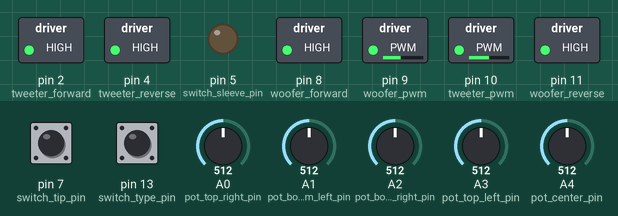
This sketch was run on a simulated Arduino Uno, built with avr-gcc and run on an emulated ATmega328P. Parts: switched loads named in the sketch (green lamp = pin HIGH), output pins drawn as LEDs (lit = HIGH). The test bench sets the inputs (shaded band); at power-on: A3 (pot_top_left_pin) = 512, pin 7 (switch_tip_pin) HIGH, A1 (pot_bottom_left_pin) = 512, pin 13 (switch_type_pin) HIGH, A0 (pot_top_right_pin) = 512, A2 (pot_bottom_right_pin) = 512, A4 (pot_center_pin) = 512.

Above: at 2.4 s.
2.5 s: A3 (pot_top_left_pin) set to 306
At 2.67 s:
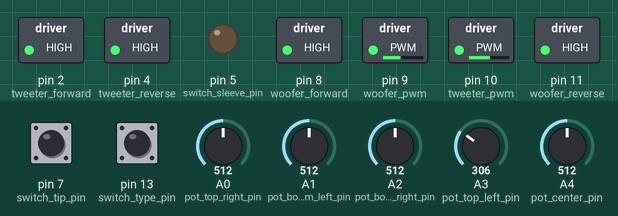
4.3 s: pin 7 (switch_tip_pin) pulled LOW for 0.15 s
At 4.9 s:
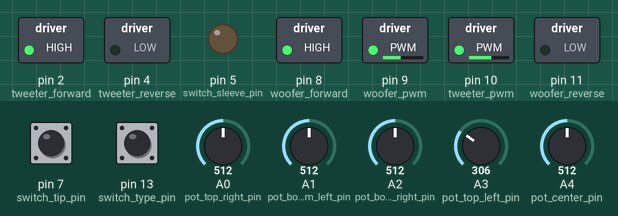
6.5 s: A1 (pot_bottom_left_pin) set to 370
At 7.1 s:
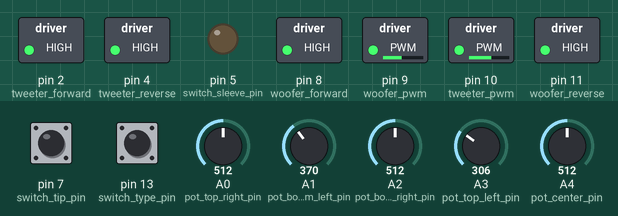
8.0 s: A3 (pot_top_left_pin) set to 660
At 8.16 s:
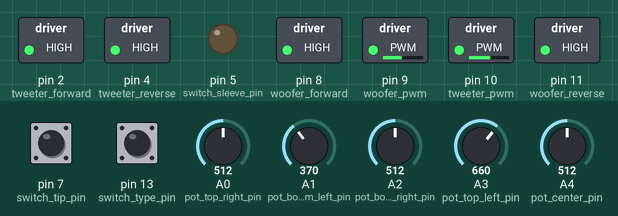
10.1 s: pin 7 (switch_tip_pin) pulled LOW for 1 s
At 11.6 s:
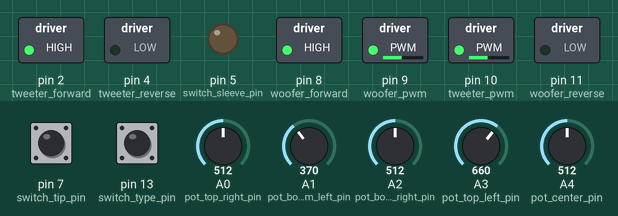
13.2 s: pin 7 (switch_tip_pin) pulled LOW for 3.2 s
At 17.3 s:
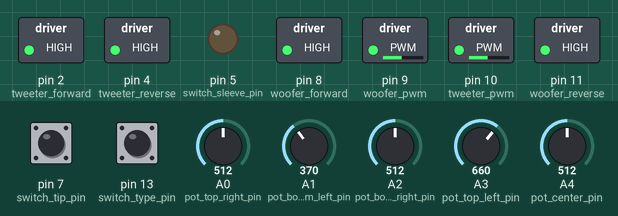
Timing chart, 0 to 18.8 s (numbered marks = the images above; inputs shaded):
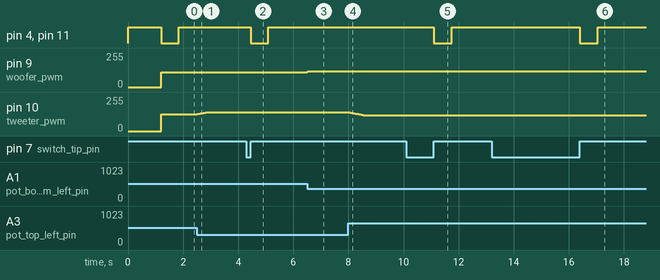

The sketch:

leslie_speaker.ino
```cpp
#include <Servo.h>
// you have to add the timerone library to the arduino project when compiling
#include <TimerOne.h>

//#define USE_SERIAL

#define TWEETER_MIN 370
#define TWEETER_MAX 650
#define TWEETER_RANGE (TWEETER_MAX - TWEETER_MIN)

#define WOOFER_MIN 380
#define WOOFER_MAX 520
#define WOOFER_RANGE (WOOFER_MAX - WOOFER_MIN)

#define TRANSITION_MIN_SPEED 0
#define TRANSITION_MAX_SPEED 1023
#define TRANSITION_RANGE (TRANSITION_MAX_SPEED - TRANSITION_MIN_SPEED)

#define ADC_MIN 0
#define ADC_MAX 1024
#define ADC_RANGE (ADC_MAX - ADC_MIN)
#define ADC_FLEX 5

#define PWM_MIN 1
#define PWM_MAX 1023

#define TWEETER_UPDATE_DELAY 25
#define WOOFER_UPDATE_DELAY 10
#define TWEETER_TRANSITION_RATIO 200
#define WOOFER_TRANSITION_RATIO 50
#define WOOFER_MAX_SPEEDUP 200

#define SWITCH_POLARITY 1 // 0 is normally open, 1 is normally closed

#ifdef USE_SERIAL
#define MOTOR_OFF_COUNT 3
#else
#define MOTOR_OFF_COUNT 850
#endif

int switch_tip_pin = 7;
int switch_ring_pin = 6;
int switch_sleeve_pin = 5;
int tip_temp;
int switch_tip_value = -1;
int ring_temp;
int switch_ring_value = -1;
int sleeve_temp;
int switch_sleeve_value = -1;

int tweeter_reverse = 4;
int tweeter_pwm = 10;
int tweeter_forward = 2;
int woofer_reverse = 11;
int woofer_pwm = 9;
int woofer_forward = 8;

int pot_top_right_pin = A0;
int pot_bottom_left_pin = A1;
int pot_bottom_right_pin = A2;
int pot_top_left_pin = A3;
int pot_center_pin = A4;

int pot_top_left_value = (-1 - ADC_FLEX);
int pot_top_right_value = (-1 - ADC_FLEX);
int pot_bottom_left_value = (-1 - ADC_FLEX);
int pot_bottom_right_value = (-1 - ADC_FLEX);
int pot_center_value = (-1 - ADC_FLEX);
int tl_temp;
int tr_temp;
int bl_temp;
int br_temp;
int c_temp;
int adc_temp;

int tweeter_speed = TWEETER_MIN;
int woofer_speed = WOOFER_MIN;
int current_tweeter_speed = TWEETER_MIN;
int current_woofer_speed = WOOFER_MIN;
int transition_speed = TRANSITION_MIN_SPEED;
int tweeter_transition_speed = TRANSITION_MIN_SPEED;
int woofer_transition_speed = TRANSITION_MIN_SPEED;
int ramp_down;

int switch_type_pin = 13;
int switch_temp = 0;
int switch_type_value = -1;

int motor_off_counter = 0;

int update_speed;
int ramp_to_max;

void print_data(void);
void update_adc_values(void);
void set_motor_speed(void);

void set_tweeter_float(void);
void set_tweeter_forward(void);
void set_tweeter_reverse(void);

void set_woofer_float(void);
void set_woofer_forward(void);
void set_woofer_reverse(void);

int motors_on = 1;
int speed_select = 0;

int tweeter_update_count = 0;
int woofer_update_count = 0;

void setup() {
  // put your setup code here, to run once:

  pinMode(tweeter_forward, OUTPUT);
  pinMode(tweeter_reverse, OUTPUT);
  pinMode(tweeter_pwm, OUTPUT);

  pinMode(woofer_forward, OUTPUT);
  pinMode(woofer_reverse, OUTPUT);
  pinMode(woofer_pwm, OUTPUT);

  pinMode(pot_top_right_pin, INPUT);
  pinMode(pot_bottom_left_pin, INPUT);
  pinMode(pot_bottom_right_pin, INPUT);
  pinMode(pot_top_left_pin, INPUT);
  pinMode(pot_center_pin, INPUT);

  pinMode(switch_type_pin, INPUT_PULLUP);

  pinMode(switch_tip_pin, INPUT_PULLUP);
  pinMode(switch_ring_pin, INPUT_PULLUP);
  pinMode(switch_sleeve_pin, OUTPUT);

  set_tweeter_float();
  set_woofer_float();

  Timer1.initialize(100);  //100us = 10khz

  update_adc(); // do initial read to start
  delay(1000); // wait for adc to init

  get_switch_type();
  get_switch_setting();
  update_adc();
  get_motor_speed();

  current_tweeter_speed = tweeter_speed;
  current_woofer_speed = woofer_speed;
  update_speed = 0;
  ramp_to_max = 0;
  set_motor_speed();

  #ifdef USE_SERIAL
  Serial.begin(9600);

  while (!Serial) {
    ; // wait for serial port to connect. Needed for native USB port only
  }
  Serial.print("Leslie Speaker\n");
  #endif

}

void loop() {
  // put your main code here, to run repeatedly:

  get_switch_type();
  get_switch_setting();
  update_adc();
  get_motor_speed();
  set_motor_speed();

  #ifdef USE_SERIAL
  print_data();
  #else
  //delay(50);
  #endif
}

void get_switch_type(void){
  switch_temp = digitalRead(switch_type_pin);
  switch_temp = !switch_temp; // invert cause it's pulled up when open, pulled down when connected
  if(switch_temp != switch_type_value){
    switch_type_value = switch_temp;
    if(switch_type_value){
      // trs switch

      // currently doing sleeve as "common"
      // switch will be:
      // "open" - meaning motors off
      // "speed 1" - ts
      // "speed 2" - rs

      pinMode(switch_tip_pin, INPUT_PULLUP);
      pinMode(switch_ring_pin, INPUT_PULLUP);
      pinMode(switch_sleeve_pin, OUTPUT);

      //digitalWrite(switch_tip_pin,0);
      //digitalWrite(switch_ring_pin,0);
      digitalWrite(switch_sleeve_pin, 0);
    } else {
      // ts switch

      // switch will be:
      // "open" - meaning keep previous setting
      // "closed" - change speed (turn motors on if they are off)
      // "closed held for period of time" - turn off motors

      pinMode(switch_tip_pin, INPUT_PULLUP);
      pinMode(switch_ring_pin, INPUT_PULLUP);
      pinMode(switch_sleeve_pin, OUTPUT);

      //digitalWrite(switch_tip_pin,0);
      //digitalWrite(switch_ring_pin,0);
      digitalWrite(switch_sleeve_pin, 0);
    }
    delay(200);
  }
}

void get_switch_setting(void){
  if(switch_type_value){
    // trs switch
    tip_temp = digitalRead(switch_tip_pin);
    ring_temp = digitalRead(switch_ring_pin);
    //sleeve_temp = digitalRead(switch_sleeve_pin);

    if((tip_temp != switch_tip_value) || (ring_temp != switch_ring_value)){
      switch_tip_value = tip_temp;
      switch_ring_value = ring_temp;
      if((switch_tip_value == 1) && (switch_ring_value == 1)){
        speed_select = 0;
        motors_on = 0;
      } else {
        motors_on = 1;
        update_speed = 1;
        // speed 1 speed off ts closure
        if(switch_tip_value == 0){
          speed_select = 1;
        } else {
          speed_select = 0;
        }
      }
    }
  } else {
    // ts switch
    tip_temp = digitalRead(switch_tip_pin);
    //ring_temp = digitalRead(switch_ring_pin);
    //sleeve_temp = digitalRead(switch_sleeve_pin);

    if(tip_temp != switch_tip_value){
      switch_tip_value = tip_temp;
      switch_ring_value = ring_temp;
      if(switch_tip_value == SWITCH_POLARITY){
        motor_off_counter = 0;
        update_speed = 1;
        if(motors_on == 0){
          motors_on = 1;
        } else {
          speed_select = !speed_select;
        }
      }
    }

    // continue incrementing counter as long as switch is held
    if(switch_tip_value == SWITCH_POLARITY){
      motor_off_counter = motor_off_counter + 1;
    }
  }

  if(update_speed){
    tweeter_update_count = 0;
    woofer_update_count = 0;
  } else {
    if(tweeter_update_count > TWEETER_UPDATE_DELAY){
      tweeter_update_count = 0;
    }
    if(woofer_update_count > WOOFER_UPDATE_DELAY){
      woofer_update_count = 0;
    }
  }

  ramp_to_max = update_speed;
  if(motor_off_counter > MOTOR_OFF_COUNT){
    motor_off_counter = 0;
    speed_select = 0;
    motors_on = 0;
  }
}

void update_adc(void){
  tl_temp = analogRead(pot_top_left_pin);
  tr_temp = analogRead(pot_top_right_pin);
  bl_temp = analogRead(pot_bottom_left_pin);
  br_temp = analogRead(pot_bottom_right_pin);
  c_temp = analogRead(pot_center_pin);

  pot_top_left_value = ADC_MAX - tl_temp;
  pot_top_right_value = ADC_MAX - tr_temp;
  pot_bottom_left_value = ADC_MAX - bl_temp;
  pot_bottom_right_value = ADC_MAX - br_temp;
  pot_center_value = ADC_MAX - c_temp;
}

void get_motor_speed(void){
  if(speed_select){
    tweeter_speed = TWEETER_MIN + (((long int) TWEETER_RANGE * pot_top_right_value) / ADC_MAX);
    woofer_speed = WOOFER_MIN + (((long int) WOOFER_RANGE * pot_bottom_right_value) / ADC_MAX);
  } else {
    tweeter_speed = TWEETER_MIN + (((long int) TWEETER_RANGE * pot_top_left_value) / ADC_MAX);
    woofer_speed = WOOFER_MIN + (((long int) WOOFER_RANGE * pot_bottom_left_value) / ADC_MAX);
  }

  tweeter_transition_speed = 1 + TRANSITION_MIN_SPEED + ((((long int) TRANSITION_RANGE * pot_center_value) / ADC_MAX) / TWEETER_TRANSITION_RATIO);

  ramp_down = (pot_center_value > (ADC_MAX/2));
  if(ramp_down){
    woofer_transition_speed = 1 + TRANSITION_MIN_SPEED + ((((long int) TRANSITION_RANGE * (ADC_MAX - pot_center_value)) / ADC_MAX) / WOOFER_TRANSITION_RATIO);
  } else {
    woofer_transition_speed = 1 + TRANSITION_MIN_SPEED + ((((long int) TRANSITION_RANGE * pot_center_value) / ADC_MAX) / WOOFER_TRANSITION_RATIO);
  }
}

void set_motor_speed(void){
  if(update_speed){
    update_speed = 0;
    if(ramp_down){
      if(woofer_speed > current_woofer_speed){
        ramp_to_max = 1;
      }
      else {
        ramp_to_max = 0;
      }
    } else {
      ramp_to_max = 0;
    }
  }

  if(tweeter_update_count == 0){
    if(current_tweeter_speed != tweeter_speed){
      if(current_tweeter_speed < tweeter_speed){
        if(((long int) current_tweeter_speed + tweeter_transition_speed) > tweeter_speed){
          current_tweeter_speed = tweeter_speed;
        } else {
          current_tweeter_speed = current_tweeter_speed + tweeter_transition_speed;
        }
      } else {
        if(current_tweeter_speed < ((long int) tweeter_speed + tweeter_transition_speed)){
          current_tweeter_speed = tweeter_speed;
        } else {
          current_tweeter_speed = current_tweeter_speed - tweeter_transition_speed;
        }
      }
    }
  }

  if(ramp_to_max || (woofer_update_count == 0)){
    if(ramp_to_max){
      if(current_woofer_speed < PWM_MAX){
        if(woofer_transition_speed > WOOFER_MAX_SPEEDUP){
          current_woofer_speed = current_woofer_speed + 1;
        } else {
          current_woofer_speed = current_woofer_speed + 1 + (WOOFER_MAX_SPEEDUP - woofer_transition_speed);
        }
      } else {
        ramp_to_max = 0;
      }
    } else {
      if(current_woofer_speed != woofer_speed){
        if(current_woofer_speed < woofer_speed){
          if(((long int) current_woofer_speed + woofer_transition_speed) > woofer_speed){
            current_woofer_speed = woofer_speed;
          } else {
            current_woofer_speed = current_woofer_speed + woofer_transition_speed;
          }
        } else {
          if(current_woofer_speed < ((long int) woofer_speed + woofer_transition_speed)){
            current_woofer_speed = woofer_speed;
          } else {
            current_woofer_speed = current_woofer_speed - woofer_transition_speed;
          }
        }
      }
    }
  }

  tweeter_update_count = tweeter_update_count + 1;
  woofer_update_count = woofer_update_count + 1;

  Timer1.pwm(tweeter_pwm, current_tweeter_speed);   // 50% DC
  Timer1.pwm(woofer_pwm, current_woofer_speed);   // 50% DC

  if(motors_on){
    set_tweeter_forward();
    set_woofer_forward();
  } else {
    set_tweeter_float();
    set_woofer_float();
  }
}

void print_data(void){
  Serial.print("\n");
  Serial.print("ADC: ");
  Serial.print(pot_bottom_left_value, DEC);
  Serial.print(", ");
  Serial.print(pot_top_left_value, DEC);
  Serial.print(", ");
  Serial.print(pot_bottom_right_value, DEC);
  Serial.print(", ");
  Serial.print(pot_top_right_value, DEC);
  Serial.print(", ");
  Serial.print(pot_center_value, DEC);
  Serial.print("\n");
  Serial.print("Switch Type: ");
  Serial.print(switch_type_value, DEC);
  Serial.print(", TRS: ");
  Serial.print(switch_tip_value, DEC);
  Serial.print(",");
  Serial.print(switch_ring_value, DEC);
  Serial.print(",");
  Serial.print(switch_sleeve_value, DEC);
  Serial.print("\n");
  Serial.print("Motors, On, Speed, Woofer, Tweeter: ");
  Serial.print(motors_on, DEC);
  Serial.print(",");
  Serial.print(speed_select, DEC);
  Serial.print(",");
  Serial.print(woofer_speed, DEC);
  Serial.print(",");
  Serial.print(tweeter_speed, DEC);
  Serial.print("\n");
  delay(1000);
}

void set_tweeter_float(void){
  digitalWrite(tweeter_forward, HIGH);
  digitalWrite(tweeter_reverse, HIGH);
}

void set_tweeter_forward(void){
  digitalWrite(tweeter_forward, HIGH);
  digitalWrite(tweeter_reverse, LOW);
}

void set_tweeter_reverse(void){
  digitalWrite(tweeter_forward, LOW);
  digitalWrite(tweeter_reverse, HIGH);
}

void set_woofer_float(void){
  digitalWrite(woofer_forward, HIGH);
  digitalWrite(woofer_reverse, HIGH);
}

void set_woofer_forward(void){
  digitalWrite(woofer_forward, HIGH);
  digitalWrite(woofer_reverse, LOW);
}

void set_woofer_reverse(void){
  digitalWrite(woofer_forward, LOW);
  digitalWrite(woofer_reverse, HIGH);
}
```

Measured:
- after the input at 2.5 s, pin 10 (tweeter_pwm): moves from 127/255 to 141/255 over 0.33 s, starting at once
- after the input at 4.3 s, pin 4 (tweeter_reverse), pin 11 (woofer_reverse): HIGH → LOW after 0.15 s, → HIGH 0.64 s later
- after the input at 6.5 s, pin 9 (woofer_pwm): 112/255 → 117/255 at once
- after the input at 8.0 s, pin 10 (tweeter_pwm): moves from 141/255 to 117/255 over 0.61 s, starting at once
- after the input at 10.1 s, pin 4 (tweeter_reverse), pin 11 (woofer_reverse): HIGH → LOW after 1.0 s, → HIGH 0.64 s later
- after the input at 13.2 s, pin 4 (tweeter_reverse), pin 11 (woofer_reverse): HIGH → LOW after 3.2 s, → HIGH 0.64 s later
